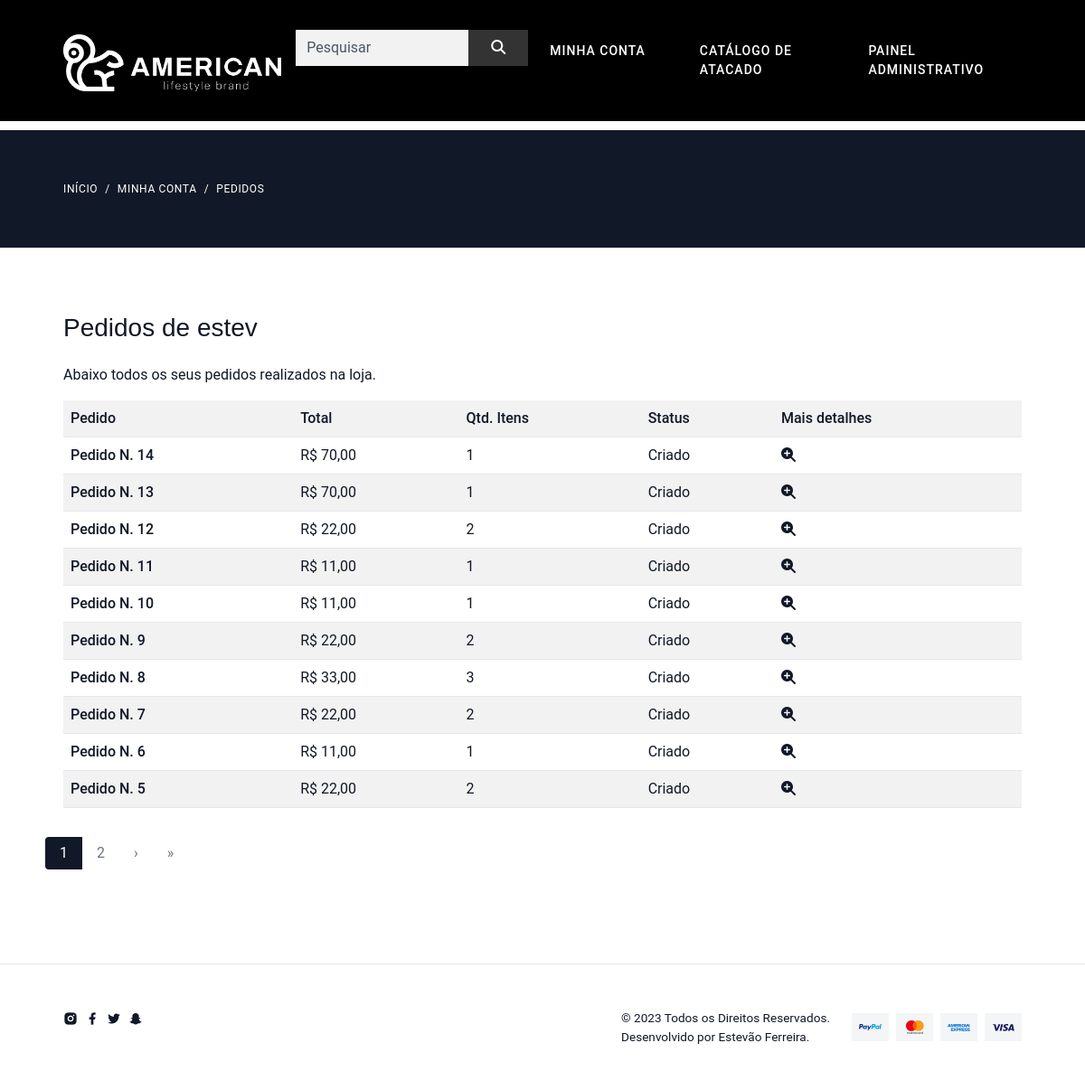
Before: /pedido/lista/ (signed in) with the older database file.
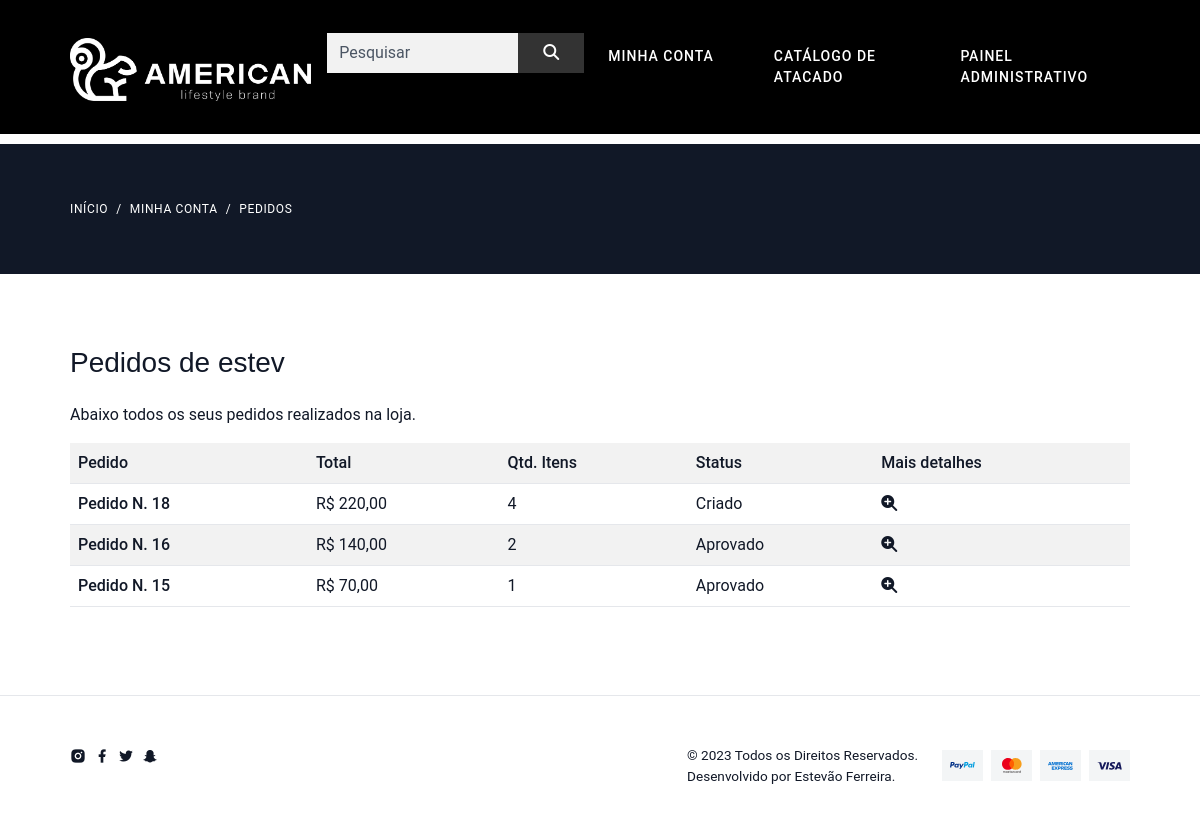
After: the same page with the newer database file.
### pedido/models.py (models this page shows, shortened)
class Pedido(models.Model):
    usuario = models.ForeignKey(User, on_delete=models.CASCADE)
    total = models.FloatField()
    qtd_total = models.PositiveIntegerField()
    status = models.CharField(
        default="C",
        max_length=1,
        choices=(
            ('C', 'Criado'),
            ('A', 'Aprovado'),
        )
    )
    data = models.DateField(default=timezone.now,
                            verbose_name='Data do pedido')
    pagamento = models.CharField(
        default="C",
        max_length=1,
        choices=(
            ('C', 'Cartão'),
            ('D', 'Dinheiro'),
        )
    )
    vendedor = models.ForeignKey(
        Vendedor, on_delete=models.CASCADE, blank=True, null=True)
    def __str__(self):
        return f'Pedido N. {self.pk}'

### pedido/views.py (the view)
# urls.py: path('lista/', views.Lista.as_view(), name='lista'),
class Lista(DispatchLoginRequiredMixin, ListView):
    model = Pedido
    context_object_name = 'pedidos'
    template_name = 'pedido/lista.html'
    paginate_by = 10
    ordering = ['-id']
    def get_context_data(self, **kwargs):
        context = super().get_context_data(**kwargs)
        context['categorias'] = models.Categoria.objects.all()
        return context

### pedido/views.py (called while the page is built)
    def dispatch(self, *args, **kwargs):
        if not self.request.user.is_authenticated:
            return redirect('perfil:criar')
        return super().dispatch(*args, **kwargs)

    def get_queryset(self, *args, **kwargs):
        qs = super().get_queryset(*args, **kwargs)
        qs = qs.filter(usuario=self.request.user)
        return qs

### produto/templatetags/omfilters.py (called while the page is built)
@register.filter
def formata_preco(val):
    return utils.formata_preco(val)

### utils/utils.py (called while the page is built)
def formata_preco(val):
    return f'R$ {val:.2f}'.replace('.', ',')

### pedido/templates/pedido/lista.html (shortened to what this page needs)
{% extends 'base.html' %}
{% load omfilters %}
{% block conteudo %}
<section class="mt-0 ">
    <div class="bg-dark py-6">
        <div class="container-fluid">
            <nav class="m-0" aria-label="breadcrumb">
                <ol class="breadcrumb m-0">
                    <li class="breadcrumb-item breadcrumb-light"><a>Início</a></li>
                    <li class="breadcrumb-item breadcrumb-light"><a>Minha conta</a></li>
                    <li class="breadcrumb-item  breadcrumb-light active" aria-current="page">Pedidos</li>
                </ol>
            </nav>
        </div>
    </div>
    <div class="container-fluid mt-5">
        <div class="row">
            <div class="col">
                <br>
                <h3 class="mb-4">Pedidos de {{ user }}</h3>
                <p>Abaixo todos os seus pedidos realizados na loja.</p>
                <div class="table-responsive">
                    <table class="table table-striped">
                        <tr>
                            <th scope="col">Pedido</th>
                            <th scope="col">Total</th>
                            <th scope="col">Qtd. Itens</th>
                            <th scope="col">Status</th>
                            <th scope="col">Mais detalhes</th>
                        </tr>
                        {% for pedido in pedidos %}
                        <tr>
                            <th scope="row">{{ pedido }}</td>
                            <td>{{ pedido.total|formata_preco }}</td>
                            <td>{{ pedido.qtd_total }}</td>
                            <td>{{ pedido.get_status_display }}</td>
                            <td>
                                <a href="{% url 'pedido:detalhe' pedido.id %}">
                                    <i class="fa fa-search-plus ml-2"></i>
                                </a>
                            </td>
                        </tr>
                        {% endfor %}
                    </table>
                </div>
            </div>
        </div>
        {% include 'parciais/_pagination.html' %}
    </div>
</section>
{% endblock %}

Changed rows visible on the page:
removed Pedido: id "Pedido N. 14", total "R$ 70,00", qtd_total "1", status "Criado"
removed Pedido: id "Pedido N. 13", total "R$ 70,00", qtd_total "1", status "Criado"
removed Pedido: id "Pedido N. 12", total "R$ 22,00", qtd_total "2", status "Criado"
removed Pedido: id "Pedido N. 11", total "R$ 11,00", qtd_total "1", status "Criado"
removed Pedido: id "Pedido N. 10", total "R$ 11,00", qtd_total "1", status "Criado"
removed Pedido: id "Pedido N. 9", total "R$ 22,00", qtd_total "2", status "Criado"
removed Pedido: id "Pedido N. 8", total "R$ 33,00", qtd_total "3", status "Criado"
removed Pedido: id "Pedido N. 7", total "R$ 22,00", qtd_total "2", status "Criado"
removed Pedido: id "Pedido N. 6", total "R$ 11,00", qtd_total "1", status "Criado"
removed Pedido: id "Pedido N. 5", total "R$ 22,00", qtd_total "2", status "Criado"
added Pedido: id "Pedido N. 18", total "R$ 220,00", qtd_total "4", status "Criado"
added Pedido: id "Pedido N. 16", total "R$ 140,00", qtd_total "2", status "Aprovado"
added Pedido: id "Pedido N. 15", total "R$ 70,00", qtd_total "1", status "Aprovado"
Other visible differences:
list line gone: "1"
list line gone: "2"
